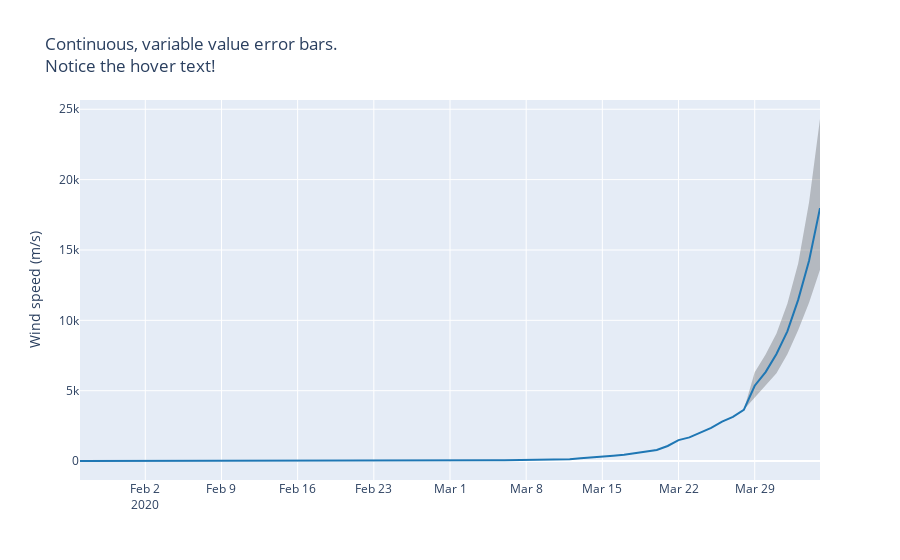

Notebook code cell kept with this figure:
### Code cell
upper_bound = go.Scatter(
    name='Upper Bound',
    x=plot_df['date'],
    y=plot_df['upper_bound'],
    mode='lines',
    marker=dict(color="#444"),
    line=dict(width=0),
    fillcolor='rgba(68, 68, 68, 0.3)',
    fill='tonexty')

trace = go.Scatter(
    name='Forecast',
    x=plot_df['date'],
    y=plot_df['confirmed'],
    mode='lines',
    line=dict(color='rgb(31, 119, 180)'),
    fillcolor='rgba(68, 68, 68, 0.3)',
    fill='tonexty')

lower_bound = go.Scatter(
    name='Lower Bound',
    x=plot_df['date'],
    y=plot_df['lower_bound'],
    marker=dict(color="#444"),
    line=dict(width=0),
    mode='lines')

# Trace order can be important
# with continuous error bars
data = [lower_bound, trace, upper_bound]

layout = go.Layout(
    yaxis=dict(title='Wind speed (m/s)'),
    title='Continuous, variable value error bars.<br>Notice the hover text!',
    showlegend = False)

fig = go.Figure(data=data, layout=layout)

iplot(fig, filename= 'shaded_lines')
